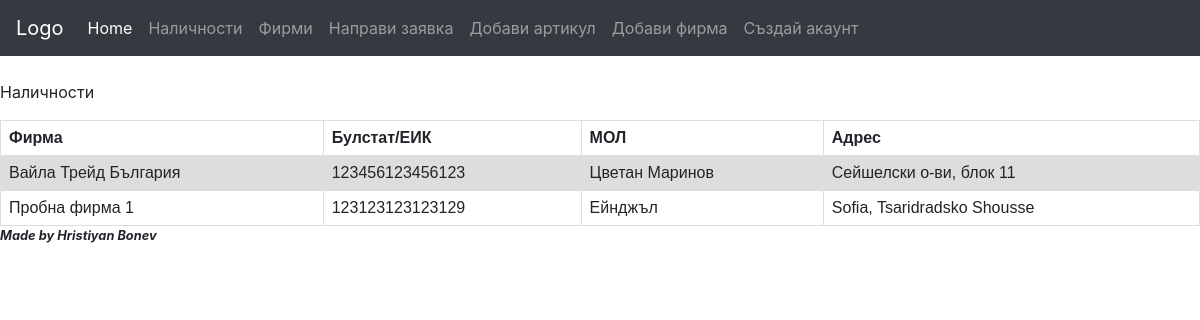
/companies, run on an earlier commit of the app's database.
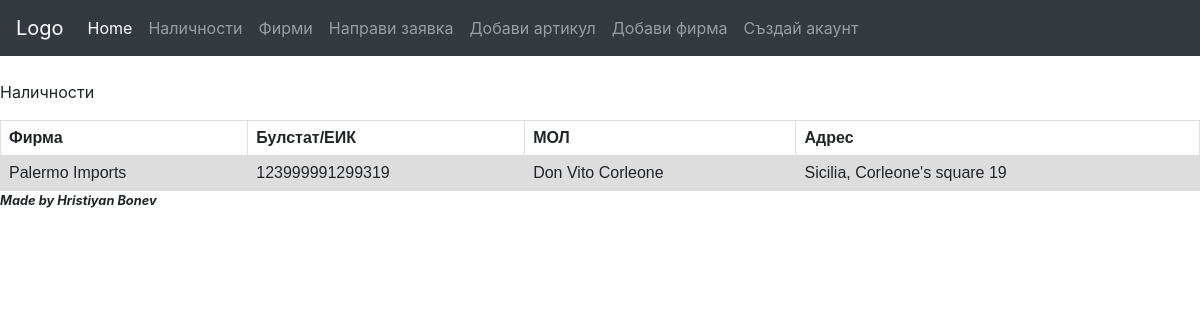
And on a later commit of the database.
### storage_project/models.py (models this page shows, shortened)
class Company(models.Model):
    company_id = models.IntegerField(primary_key=True)
    company_name = models.CharField(unique=True, max_length=100)
    responsible_person = models.CharField(max_length=100)
    bulstat = models.CharField(unique=True, max_length=15)
    company_address = models.CharField(max_length=255)
    company_city = models.CharField(max_length=80)
    class Meta:
        verbose_name = 'Company'
        verbose_name_plural = 'Companies'

### storage_project/views.py (the view)
# urls.py: path('companies', CompanyListView.as_view(), name='companies'),
class CompanyListView(ListView):
    template_name = 'companies_list.html'
    model = Company
    def get_context_data(self, **kwargs):
        context = super().get_context_data(**kwargs)
        companies = Company.objects.all()
        context['companies'] = companies
        return context

### templates/companies_list.html
{% extends "base.html" %}
{% load static %}
{% block content %}
<link rel="stylesheet" href="{% static '/css/companies_list.css' %}">
<p>Наличности</p>
{% if companies %}
    <table>
        <tr>
            <th>Фирма</th>
            <th>Булстат/ЕИК</th>
            <th>МОЛ</th>
            <th>Адрес</th>
        </tr>
        {% for company in companies %}
            <tr>
                <td>{{company.company_name}}</td>
                <td>{{company.bulstat}}</td>
                <td>{{company.responsible_person}}</td>
                <td>{{company.company_address}}</td>
            </tr>
        {% endfor %}
    </table>
{% endif %}
{% endblock content %}

What changed in the data, as far as the page shows it:
removed Company: company_name "Пробна фирма 1", bulstat "123123123123129", responsible_person "Ейнджъл", company_address "Sofia, Tsaridradsko Shousse"
changed Company: company_name "Вайла Трейд България" → "Palermo Imports"; bulstat "123456123456123" → "123999991299319"; responsible_person "Цветан Маринов" → "Don Vito Corleone"; company_address "Сейшелски о-ви, блок 11" → "Sicilia, Corleone's square 19"
